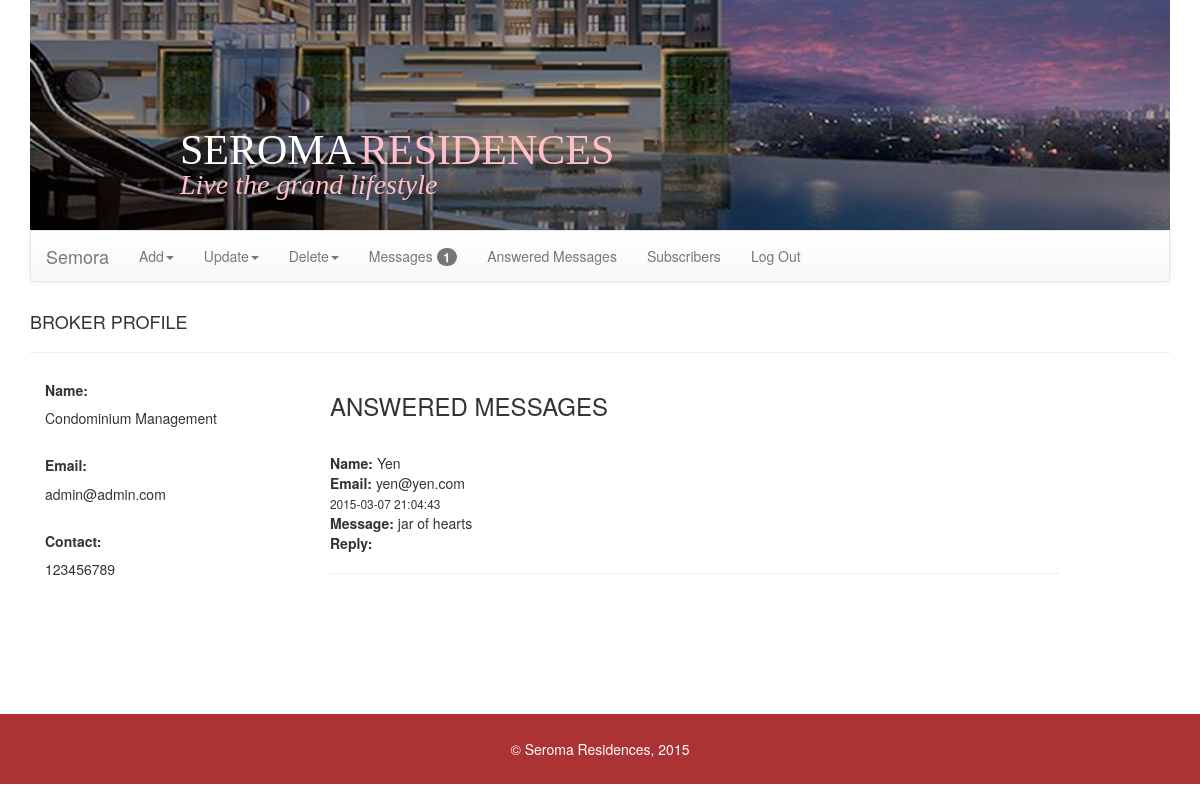
/admin?p=adminansmsg (signed in), run on an earlier commit of the app's database.
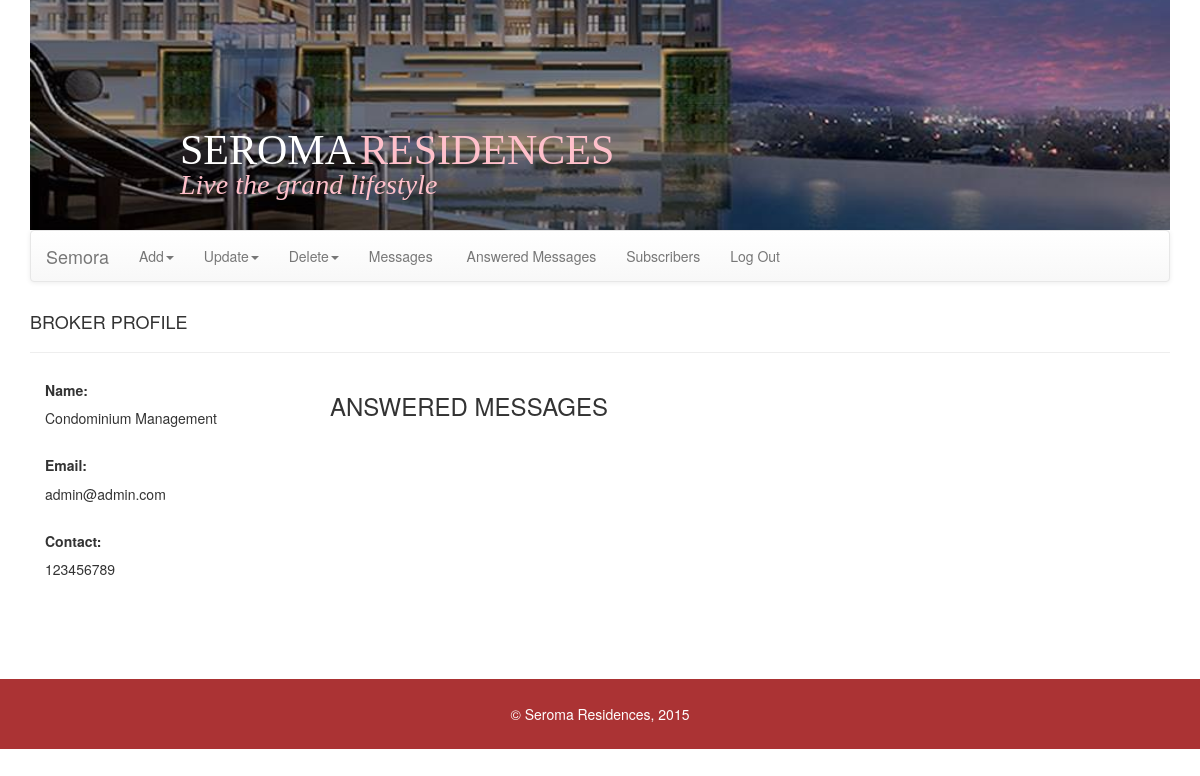
And on a later commit of the database.
### tables this page shows
CREATE TABLE IF NOT EXISTS `messages` (
`messageid` int(11) NOT NULL,
  `sender` varchar(256) NOT NULL,
  `senderemail` varchar(256) NOT NULL,
  `timestamp` timestamp NOT NULL DEFAULT CURRENT_TIMESTAMP ON UPDATE CURRENT_TIMESTAMP,
  `recipient` smallint(6) NOT NULL,
  `message` varchar(500) NOT NULL,
  `viewed` int(11) NOT NULL,
  `reply` varchar(500) NOT NULL,
  `replytimestamp` varchar(50) NOT NULL,
  `messagestatus` smallint(6) NOT NULL
);

### db.php (called while the page is built, shortened)
<?php
	function site_db()
	{
		try
		{
			return new PDO('mysql:host=localhost;dbname=seroma','root','');
		}
		catch(PDOException $ex)
		{
			echo "Connection Error: ", $ex->getMessage();
		}
	}
	function view_broker_profile($userid)
	{
		$db = site_db();
		$sql = "select * from users where id = ?";
		$st = $db->prepare($sql);
		$st->execute(array($userid));
		$row = $st->fetch();
		return $row;
	}
   function get_broker_replied_msgs($id){
		$db = site_db();
		$sql = "select * from messages where recipient=? and messagestatus = ? order by timestamp desc";
		$st = $db->prepare($sql);
		$st->execute(array($id, 1));
		$rows = $st->fetchAll();
		return $rows;
   }
   function count_new_msg($userid){
    $db = site_db();
    $sql = "select count(viewed) from messages where recipient=? and viewed=?";
    $st = $db->prepare($sql);
    $st->execute(array($userid, 0));
    $rows = $st->fetchColumn();
    if($rows == 0)
       return false;
    else
       return $rows;
   }

### admin/adminansmsg.php (the view, shortened to what this page needs)
<?php
	$viewbrokerprofile = view_broker_profile($_SESSION['userid']);
	$id = $_SESSION['userid'];
	$getbrokerrepliedmsgs = get_broker_replied_msgs($id);
?>
<!DOCTYPE html>
<head><title>Answered Messages</title></head>
<html>
	<body>
    <h4>BROKER PROFILE</h4><hr/>
		<div class = "col-md-3">
				<div>
					<h5><b>Name:</b></h5>
					<?php echo htmlentities($viewbrokerprofile['name']);?>
				</div><br/>
				<div>
					<h5><b>Email:</b></h5>
					<?php echo htmlentities($viewbrokerprofile['email']);?>
				</div><br/>
				<div>
					<h5><b>Contact:</b></h5>
					<?php echo htmlentities($viewbrokerprofile['contact']);?>
				</div>
		</div>
		<div class = "col-md-8">
		    <h3 class = "pull-left">ANSWERED MESSAGES</h3>
			<br /><br /><br /><br />
			<?php foreach($getbrokerrepliedmsgs as $m): ?>
				<b>Name:</b> <?php echo htmlentities($m['sender']); ?><br>
				<b>Email:</b> <?php echo htmlentities($m['senderemail']); ?><br>
				<small><?php echo htmlentities($m['timestamp']); ?></small><br>
				<b>Message:</b> <?php echo htmlentities($m['message']); ?><br>
				<b>Reply:</b> <?php echo htmlentities($m['reply']); ?><br>
				<hr><br>
			<?php endforeach; ?>
		</div>
	</body>
</html>

### admin/index.php (shortened to what this page needs)
<?php
	include "../db.php";
	if($_SESSION['isloginadmin'] == true)
	{
		$page = isset($_GET['p']) ? $_GET['p'] : 'addarticle';
		$id = $_SESSION['userid'];
		$countnewmsg = count_new_msg($id);
		$content = $page.".php";
	}
	else
	{
		if($_SESSION['isloginbroker'] == true)
			header('Location:../broker');
		else
			header('Location:../');
	}
?>
<!DOCTYPE html>
<html>
	<head><title>Administrator</title>
	<link rel="stylesheet" href="../bootstrap/css/bootstrap.min.css">
	<link rel="stylesheet" href="../bootstrap/css/bootstrap-theme.min.css">
	</head>
	<body>
		<div class = "container">
			<div class = "header">
				<span class = "color1">SEROMA</span><span class = "color2">RESIDENCES</span> <br/>
				<span class = "lowerheader color2">Live the grand lifestyle</span>
			</div>
			<nav class = "navbar navbar-default">
				<div class="container-fluid">
					<div class="navbar-header">
						  <a class="navbar-brand" href="#">Semora</a>
					</div>
					<div class="collapse navbar-collapse" id="bs-example-navbar-collapse-1">
						<ul class="nav navbar-nav">
							<li class = "dropdown">
								<a href="#" class="dropdown-toggle" data-toggle="dropdown" role="button" aria-expanded="false">Add<span class="caret"></span></a>
							</li>
							<li class = "dropdown">
								<a href="#" class="dropdown-toggle" data-toggle="dropdown" role="button" aria-expanded="false">Update<span class="caret"></span></a>
							</li>
							<li class = "dropdown">
								<a href="#" class="dropdown-toggle" data-toggle="dropdown" role="button" aria-expanded="false">Delete<span class="caret"></span></a>
							</li>
							<li>
								<a href = "?p=adminmsg">Messages&nbsp;<?php if($countnewmsg != false){ ?><span class = "badge"><?php echo htmlentities($countnewmsg);?></span> <?php } ?> </a>
							</li>
							<li>
								<a href = "?p=adminansmsg">Answered Messages</a>
							</li>
							<li>
								<a href = "?p=subscribers">Subscribers</a>
							</li>
							<li>
								<a href = "?l=true">Log Out</a>
						</ul>
					</div>
				</div>
			</nav>
			<div class = "main-content">
				<br>
				<?php include_once($content); ?>
			</div>
		</div>
    <div class="footer pull-bottom">
        &copy; Seroma Residences, 2015
     </div>
	</body>
</html>

What changed in the data, as far as the page shows it:
removed messages: sender "Yen", senderemail "yen@yen.com", timestamp "2015-03-07 21:04:43", message "jar of hearts"
Also different on the page:
$countnewmsg: "1" → (not shown)
